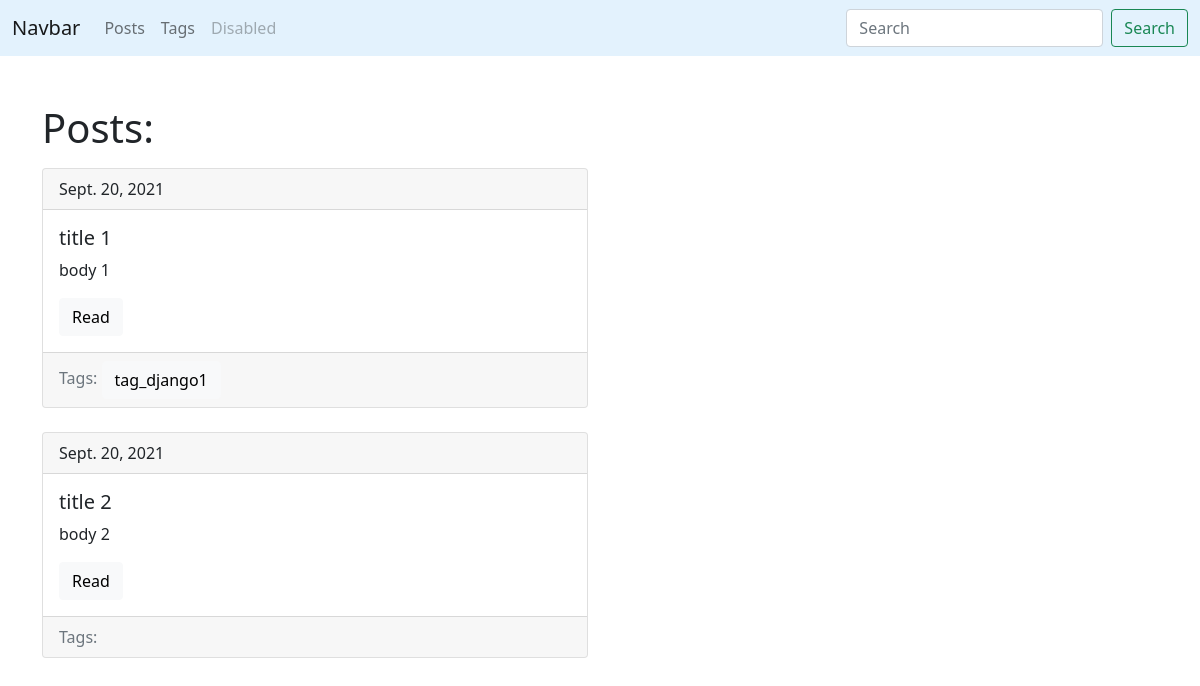
The page /blog/ on the database as committed earlier.
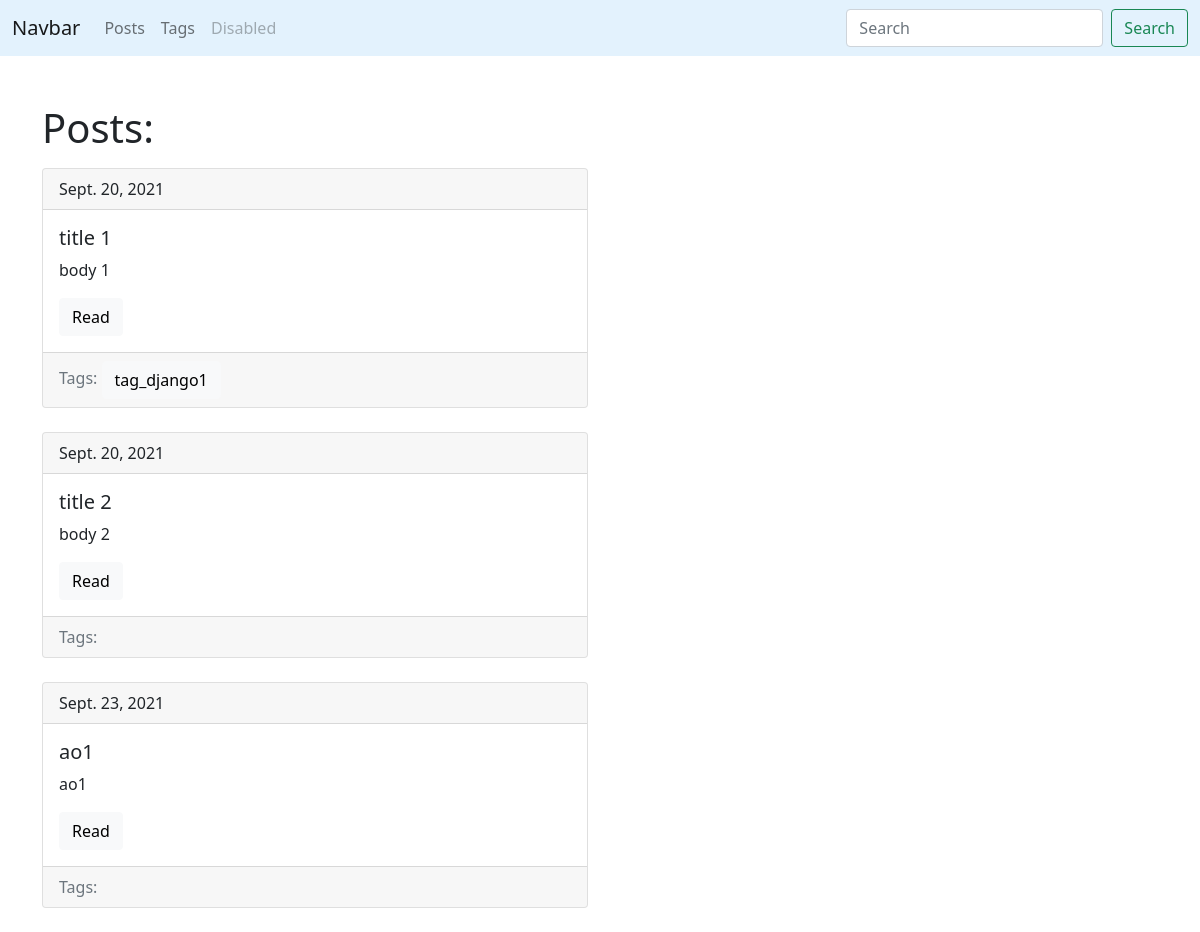
The same page on the database as committed later.
### blog/models.py (models this page shows, shortened)
class Post(models.Model):
    title = models.CharField(max_length=150,db_index=True)
    slug = models.SlugField(max_length=150, blank=True,unique=True)
    body = models.TextField(blank=True,db_index=True)
    tags = models.ManyToManyField('Tag',blank=True,related_name='posts')
    date_pub = models.DateField(auto_now_add=True)
    def get_absolute_url(self):
        return reverse('post_detail_url', kwargs={'slug': self.slug})

class Tag(models.Model):
    title = models.CharField(max_length=150)
    slug = models.SlugField(max_length=150,unique=True)
    def get_absolute_url(self):
        return reverse('tag_detail_url',kwargs={'slug':self.slug})

### blog/views.py (the view)
# urls.py: path('',                posts_list,     name='posts_list_url'),
def posts_list(request):
    posts = Post.objects.all()
    return render(request,'blog/index.html',context={'posts':posts})

### blog/templates/blog/index.html (shortened to what this page needs)
{% extends 'blog/base_blog.html' %}
{% block content %}
<h1 class ="mb-3">Posts:</h1>
{% for post in posts %}
    {% include 'blog/includes/post_card_template.html' %}
{%endfor%}
{% endblock %}

### blog/templates/blog/includes/post_card_template.html
<div class="card mb-4">
    <div class="card-header">
        {{post.date_pub}}
    </div>
    <div class="card-body">
        <h5 class="card-title">{{post.title}}</h5>
        <p class="card-text">{{post.body|truncatewords:15}}</p>
        <a href="{{ post.get_absolute_url }}" class="btn btn-light">Read</a>
    </div>
    <div class="card-footer text-muted">
        Tags:
        {% for tag in post.tags.all%}
            <a href="{{ tag.get_absolute_url }}" class="btn btn-light">{{ tag.title }}</a>
        {%endfor%}
    </div>
</div>

Rows that differ between the two databases and show on the page:
added Post: date_pub "Sept. 23, 2021", title "ao1", body "ao1"
